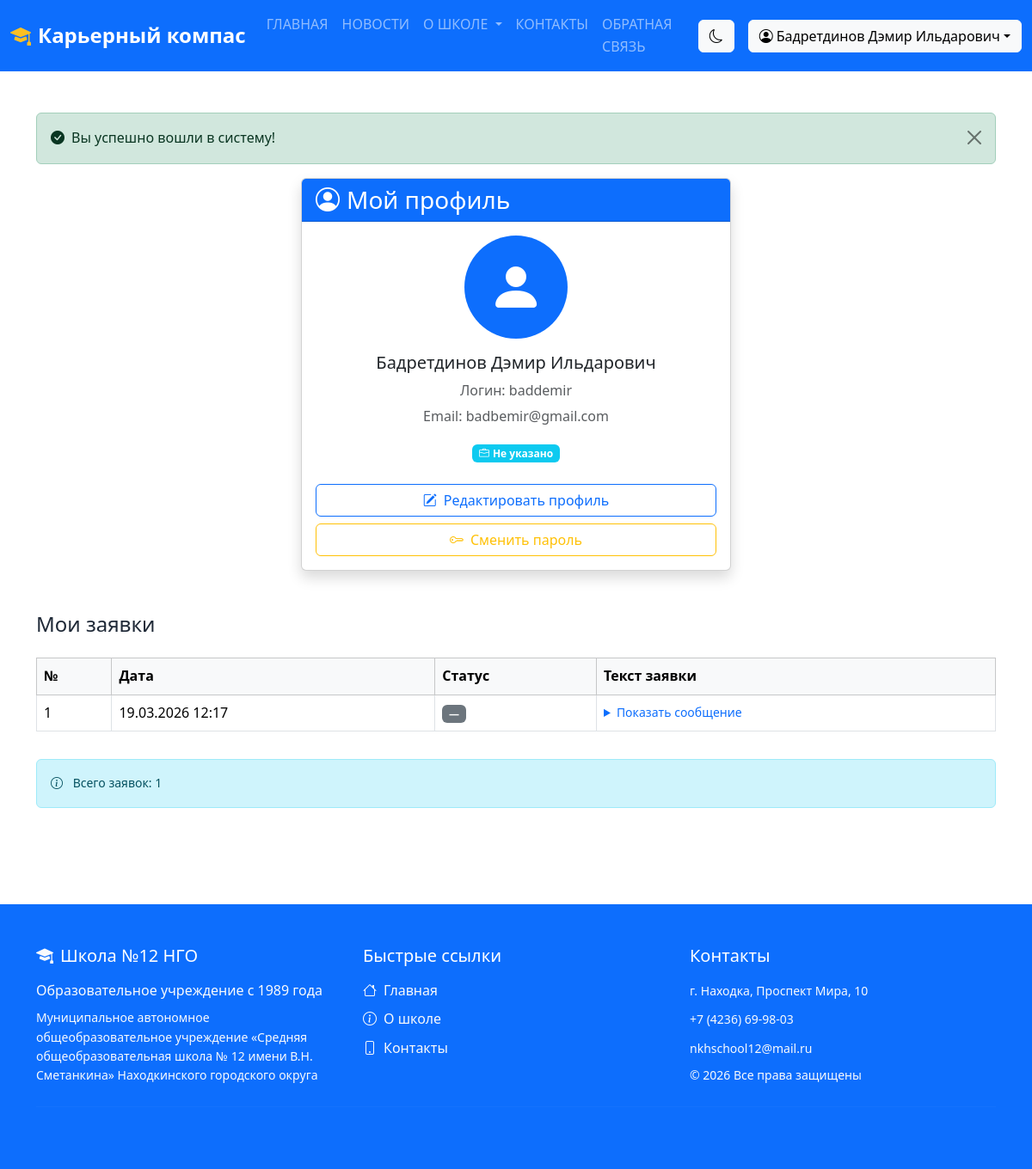
Page /account.php (signed in) on the committed database.
### tables this page shows
CREATE TABLE `users` (
  `id` int NOT NULL,
  `username` varchar(255) NOT NULL,
  `email` varchar(255) NOT NULL,
  `login` varchar(100) NOT NULL,
  `password` varchar(255) NOT NULL,
  `job` varchar(255) DEFAULT NULL,
  `status` varchar(20) DEFAULT 'working',
  `created_at` timestamp NULL DEFAULT CURRENT_TIMESTAMP
);

CREATE TABLE `applications` (
  `id` int NOT NULL,
  `fullname` varchar(150) NOT NULL,
  `phone` varchar(30) NOT NULL,
  `email` varchar(120) DEFAULT NULL,
  `user_id` int DEFAULT NULL,
  `message` text NOT NULL,
  `created_at` datetime DEFAULT CURRENT_TIMESTAMP,
  `status` enum('new','processed','rejected','done') DEFAULT 'new',
  `admin_comment` text
);

### config.php (called while the page is built, shortened)
<?php
function getSuccess() {
    if (isset($_SESSION['success'])) {
        $success = $_SESSION['success'];
        return $success;
    }
    return null;
}
?>

### account.php (the view, shortened to what this page needs)
<?php
require_once __DIR__ . "/config.php";
require_once __DIR__ . "/functions/conn.php";
try {
    if (isset($_SESSION['is_admin']) && $_SESSION['is_admin'] === true && $_SESSION['user_id'] == 0) {
        $user = [
            'username' => $_SESSION['username'],
            'email' => $_SESSION['email'],
            'login' => $_SESSION['login'],
            'job' => 'Администратор'
        ];
        $user['created_at'] = date('Y-m-d H:i:s');
    } else {
        $user_id = $_SESSION['user_id'];
        $sql = "SELECT id, username, email, login, job FROM users WHERE id = ?";
        $query = $conn->prepare($sql);
        $query->execute([$user_id]);
        $user = $query->fetch(PDO::FETCH_ASSOC);
        if (empty($user['job'])) {
            $user['job'] = 'Не указано';
        }
        try {
            $date_sql = "SELECT created_at FROM users WHERE id = ?";
            $date_query = $conn->prepare($date_sql);
            $date_query->execute([$user_id]);
            $created_at = $date_query->fetchColumn();
            if ($created_at) {
                $user['created_at'] = $created_at;
            } else {
                $user['created_at'] = date('Y-m-d H:i:s');
            }
        } catch (PDOException $e) {
            $user['created_at'] = date('Y-m-d H:i:s');
        }
    }
} catch (PDOException $e) {
    if (isset($_SESSION['is_admin']) && $_SESSION['is_admin'] === true && $_SESSION['user_id'] == 0) {
        $user = [
            'username' => $_SESSION['username'],
            'email' => $_SESSION['email'],
            'login' => $_SESSION['login'],
            'job' => 'Администратор',
            'created_at' => date('Y-m-d H:i:s')
        ];
    } else {
        setError("Ошибка загрузки данных профиля");
        $user = [
            'username' => $_SESSION['username'] ?? 'Пользователь',
            'email' => $_SESSION['email'] ?? 'Не указан',
            'login' => $_SESSION['login'] ?? 'Не указан',
            'job' => 'Не указано',
            'created_at' => date('Y-m-d H:i:s')
        ];
    }
}
?>
<!DOCTYPE html>
<html lang="ru">
<head>
    <link href="https://cdn.jsdelivr.net/npm/bootstrap@5.3.3/dist/css/bootstrap.min.css" rel="stylesheet">
    <link rel="stylesheet" href="https://cdn.jsdelivr.net/npm/bootstrap-icons@1.10.0/font/bootstrap-icons.css">
    <link rel="stylesheet" href="css/main.css">
</head>
<body>
    <?php
    include __DIR__ . '/header.php';
    ?>
    <main class="container py-5">
        <?php if ($success = getSuccess()): ?>
        <div class="alert alert-success alert-dismissible fade show" role="alert">
            <i class="bi bi-check-circle-fill me-2"></i><?php echo $success; ?>
            <button type="button" class="btn-close" data-bs-dismiss="alert" aria-label="Close"></button>
        </div>
        <?php endif; ?>
        <div class="row justify-content-center">
            <div class="col-md-6">
                <div class="card shadow profile-card">
                    <div class="card-header bg-primary text-white">
                        <h3 class="mb-0"><i class="bi bi-person-circle me-2"></i>Мой профиль</h3>
                    </div>
                    <div class="card-body text-center">
                        <div class="mb-3">
                            <div class="bg-primary rounded-circle d-inline-flex align-items-center justify-content-center" style="width: 120px; height: 120px;">
                                <i class="bi bi-person-fill text-white" style="font-size: 4rem;"></i>
                            </div>
                        </div>
                        <h5 class="card-title"><?php echo htmlspecialchars($user['username']); ?></h5>
                        <p class="text-muted mb-1">Логин: <?php echo htmlspecialchars($user['login']); ?></p>
                        <p class="text-muted mb-1">Email: <?php echo htmlspecialchars($user['email']); ?></p>
                        <div class="my-3">
                            <span class="badge bg-info job-badge">
                                <i class="bi bi-briefcase me-1"></i><?php echo htmlspecialchars($user['job']); ?>
                            </span>
                        </div>
                        <div class="mt-4">
                            <?php if (!(isset($_SESSION['is_admin']) && $_SESSION['is_admin'] === true && $_SESSION['user_id'] == 0)): ?>
                                <button class="btn btn-outline-primary w-100 mb-2" data-bs-toggle="modal" data-bs-target="#editProfileModal">
                                    <i class="bi bi-pencil-square me-2"></i>Редактировать профиль
                                </button>
                                <button class="btn btn-outline-warning w-100" data-bs-toggle="modal" data-bs-target="#changePasswordModal">
                                    <i class="bi bi-key me-2"></i>Сменить пароль
                                </button>
                            <?php else: ?>
                                <div class="alert alert-info mb-3">
                                    <small><i class="bi bi-info-circle"></i> Редактирование профиля администратора недоступно</small>
                                </div>
                            <?php endif; ?>
                        </div>
                    </div>
                </div>
            </div>
        </div>
<section class="mt-5">
    <h4 class="mb-4">Мои заявки</h4>
    <?php
    try {
        $user_id = $_SESSION['user_id'];
        $stmt = $conn->prepare("
            SELECT id, created_at, fullname, phone, email, message, status
            FROM applications
            WHERE user_id = :uid
            ORDER BY created_at DESC
        ");
        $stmt->execute([':uid' => $user_id]);
        $my_apps = $stmt->fetchAll();
        if ($my_apps):
    ?>
        <div class="table-responsive">
            <table class="table table-hover table-bordered align-middle">
                <thead class="table-light">
                    <tr>
                        <th>№</th>
                        <th>Дата</th>
                        <th>Статус</th>
                        <th>Текст заявки</th>
                    </tr>
                </thead>
                <tbody>
                <?php foreach ($my_apps as $index => $app): ?>
                    <tr>
                        <td><?= $index + 1 ?></td>
                        <td><?= date('d.m.Y H:i', strtotime($app['created_at'])) ?></td>
                        <td>
                            <?php
                            $status_map = [
                                'new'       => '<span class="badge bg-warning text-dark">Новая</span>',
                                'processed' => '<span class="badge bg-primary">В работе</span>',
                                'rejected'  => '<span class="badge bg-secondary">Отклонена</span>',
                                'done'      => '<span class="badge bg-success">Обработана</span>'
                            ];
                            echo $status_map[$app['status']] ?? '<span class="badge bg-secondary">—</span>';
                            ?>
                        </td>
                        <td>
                            <details class="small">
                                <summary class="text-primary cursor-pointer">Показать сообщение</summary>
                            </details>
                        </td>
                    </tr>
                <?php endforeach; ?>
                </tbody>
            </table>
        </div>
        <div class="alert alert-info mt-3 small">
            <i class="bi bi-info-circle me-2"></i>
            Всего заявок: <?= count($my_apps) ?>
        </div>
    <?php endif;
    } catch (PDOException $e) { ?>
        <div class="alert alert-danger">
            Ошибка загрузки заявок: <?= htmlspecialchars($e->getMessage()) ?>
        </div>
    <?php } ?>
</section>
    </main>
    <?php require_once "footer.php"?>
</body>
</html>

### css/main.css (style rules this page uses)
:root { --school-blue: #1e3a8a; --school-light-blue: rgb(13,110,253); --school-green: #10b981; --school-orange: #f97316; --school-yellow: #fbbf24; --school-red: #ef4444; --school-gray: #cff2fd6b; --school-light: #f8fafc; --border-radius: 8px; --bg-body: #ffffff; --text-main: #1f2937; --text-muted: #6b7280; --bg-card: #ffffff; --border-color: #e5e7eb; --input-bg: #ffffff; --input-border: #ced4da; --input-text: #212529; }
* { margin: 0; padding: 0; box-sizing: border-box; }
body { font-family: "Segoe UI", "Roboto", sans-serif; color: var(--text-main); background-color: var(--bg-body); line-height: 1.6; min-height: 100vh; display: flex; flex-direction: column; transition: background-color 0.3s ease, color 0.3s ease; }
main { flex: 1; }

### account.php (style rules this page uses)
.profile-card { max-width: 500px; margin: 0 auto; }
.job-badge { font-size: 1rem; padding: 0.5rem 1rem; }

### rows in the picture
users: username "Бадретдинов Дэмир Ильдарович", login "baddemir", email "badbemir@gmail.com"
applications: created_at "19.03.2026 12:17", status "—"

### other values in the picture
$_SESSION['username'] "Бадретдинов Дэмир Ильдарович"
$success "Вы успешно вошли в систему!"
$user['job'] "Не указано"
count($my_apps) "1"
